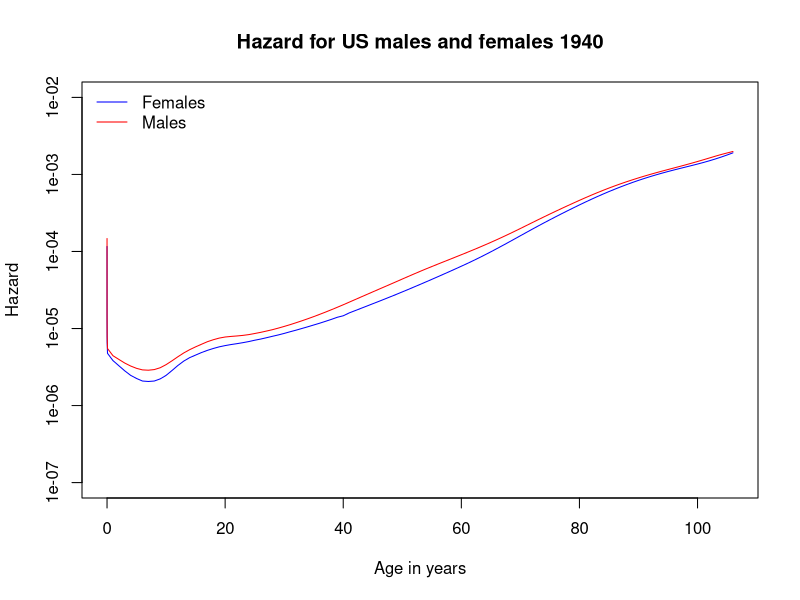
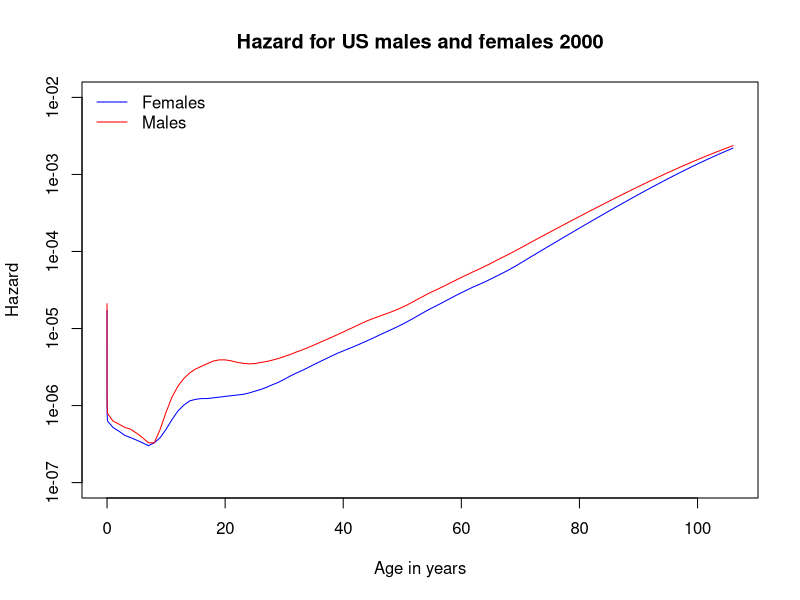
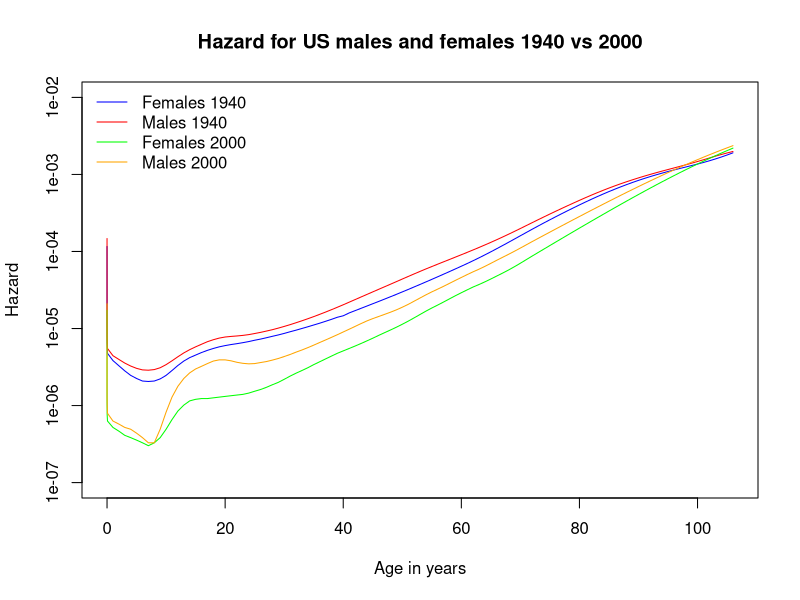
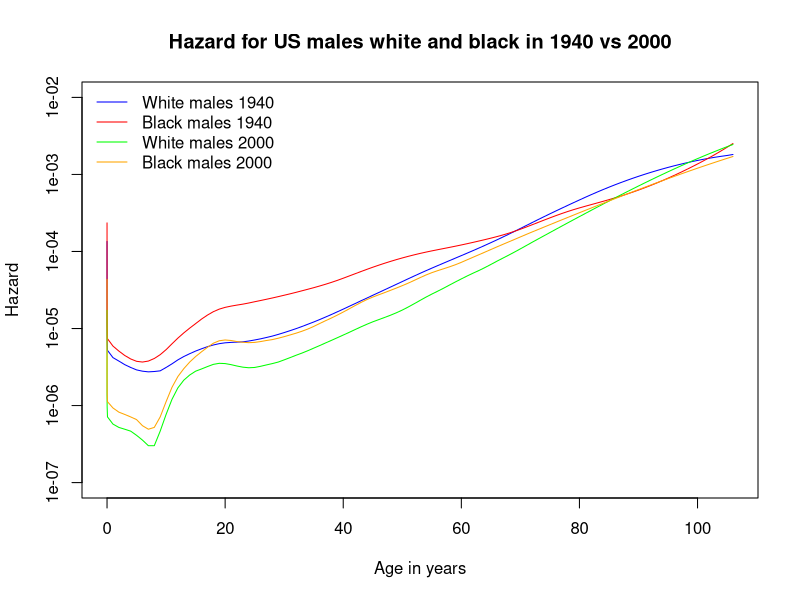
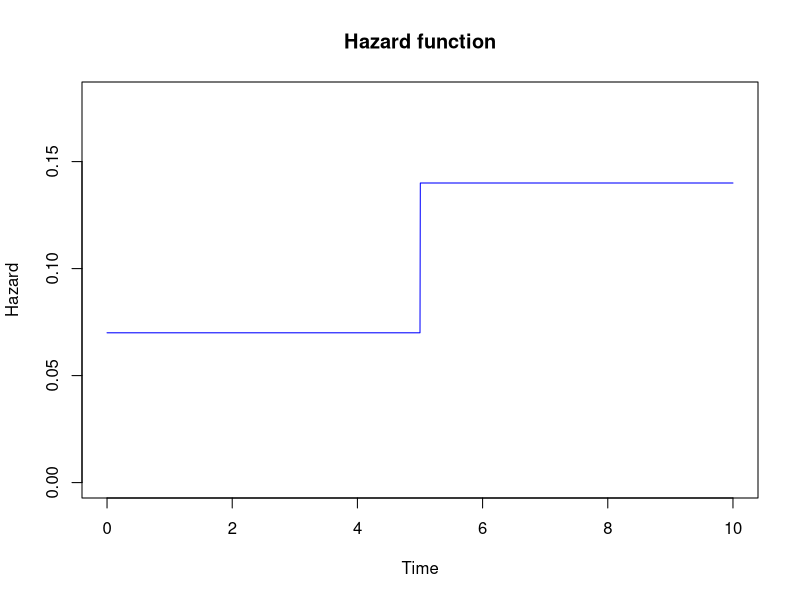
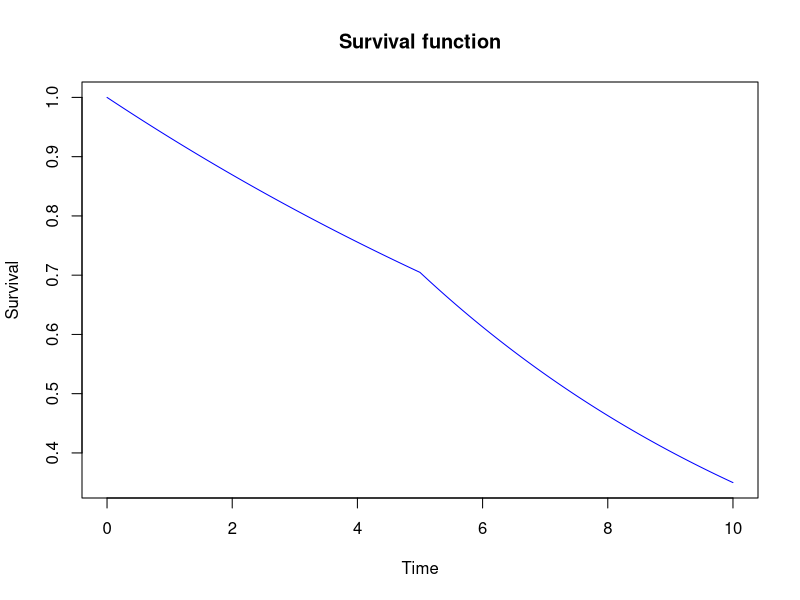

Write R code to recreate these figures, in order.
## ---- chunk 1
knitr::opts_chunk$set(echo = TRUE)
## ---- chunk 2
library(survival)
head(survexp.us)
str(survexp.us)
## ---- chunk 3
DAYS_BY_YEAR <- 365.25
#attach(survexp.us)
hazMale <- survexp.us[,"male","2004"]
hazFemale <- survexp.us[,"female","2004"]
tm <- c(0,
        1/DAYS_BY_YEAR,
        7/DAYS_BY_YEAR,
        28/DAYS_BY_YEAR,
        1:(dim(hazMale)-4))
tm
length(tm)
dim(hazMale)
dim(hazFemale)
## ---- chunk 4
hazMale_1940 <- survexp.us[,"male","1940"]
hazFemale_1940 <- survexp.us[,"female","1940"]
tm_1940 <- c(0,
             1/DAYS_BY_YEAR,
             7/DAYS_BY_YEAR,
             28/DAYS_BY_YEAR,
             1:(dim(hazMale_1940)-4))

plot(x = tm, log = "y", y = hazFemale_1940, type = "l", col="blue", lwd=1, 
     ylab ="Hazard", xlab = "Age in years", 
     main ="Hazard for US males and females 1940", ylim=c(1e-07,1e-02))
lines(x = tm, y = hazMale_1940, type = "l", col="red",lwd=1)
legend("topleft",col=c("blue","red"),legend =c("Females","Males"), lwd=1, bty = "n")
## ---- chunk 5
hazMale_2000 <- survexp.us[,"male","2000"]
hazFemale_2000 <- survexp.us[,"female","2000"]
tm_2000 <- c(0,
             1/DAYS_BY_YEAR,
             7/DAYS_BY_YEAR,
             28/DAYS_BY_YEAR,
             1:(dim(hazMale_2000)-4))

plot(x = tm, log = "y", y = hazFemale_2000, type = "l", col="blue", lwd=1, 
     ylab ="Hazard", xlab = "Age in years", 
     main ="Hazard for US males and females 2000", ylim=c(1e-07,1e-02))
lines(x = tm,  y = hazMale_2000, type = "l", col="red",lwd=1)
legend("topleft",col=c("blue","red"),legend =c("Females","Males"), lwd=1, bty = "n")
## ---- chunk 6
plot(x = tm, log = "y", y = hazFemale_1940, type = "l", col="blue", lwd=1, 
     ylab ="Hazard", xlab = "Age in years", 
     main ="Hazard for US males and females 1940 vs 2000", ylim=c(1e-07,1e-02))
lines(x = tm,  y = hazMale_1940, type = "l", col="red",lwd=1)
lines(x = tm,  y = hazFemale_2000, type = "l", col="green",lwd=1)
lines(x = tm,  y = hazMale_2000, type = "l", col="orange",lwd=1)
legend("topleft",col=c("blue","red","green","orange"),
       legend =c("Females 1940","Males 1940","Females 2000","Males 2000"), lwd=1, bty = "n")
## ---- chunk 7
tm_1940.diff <- diff(tm_1940)
LEN <- length(tm_1940.diff)
survMale_1940 <- exp(-cumsum(hazMale_1940[1:LEN]*tm_1940.diff)*DAYS_BY_YEAR)
survFemale_1940 <- exp(-cumsum(hazFemale_1940[1:LEN]*tm_1940.diff)*DAYS_BY_YEAR)
sum(survMale_1940*tm_1940.diff)
sum(survFemale_1940*tm_1940.diff)

tm_2000.diff <- diff(tm_2000)
LEN <- length(tm_2000.diff)
survMale_2000 <- exp(-cumsum(hazMale_2000[1:LEN]*tm_2000.diff)*DAYS_BY_YEAR)
survFemale_2000 <- exp(-cumsum(hazFemale_2000[1:LEN]*tm_2000.diff)*DAYS_BY_YEAR)
sum(survMale_2000*tm_2000.diff)
sum(survFemale_2000*tm_2000.diff)


report <- data.frame(
  year = c("1940"," 2000"),
  male = c(sum(survMale_1940*tm_1940.diff),
           sum(survMale_2000*tm_2000.diff)),
  female = c(sum(survFemale_1940*tm_1940.diff),
             sum(survFemale_2000*tm_2000.diff))
)

report
## ---- chunk 8
head(survexp.usr)
str(survexp.usr)
hazMaleWhite_1940 <- survexp.usr[,"male","white","1940"]
hazMaleWBlack_1940 <- survexp.usr[,"male","black","1940"]
hazMaleWhite_2000 <- survexp.usr[,"male","white","2000"]
hazMaleWBlack_2000 <- survexp.usr[,"male","black","2000"]

tm <- c(0,
        1/DAYS_BY_YEAR,
        7/DAYS_BY_YEAR,
        28/DAYS_BY_YEAR,
        1:(dim(hazMaleWBlack_2000)-4))  # Cualquier registro de los 4 se utiliza


plot(x = tm, log = "y", y = hazMaleWhite_1940, type = "l", col="blue", lwd=1, 
     ylab ="Hazard", xlab = "Age in years", 
     main ="Hazard for US males white and black in 1940 vs 2000", ylim=c(1e-07,1e-02))
lines(x = tm,  y = hazMaleWBlack_1940, type = "l", col="red",lwd=1)
lines(x = tm,  y = hazMaleWhite_2000, type = "l", col="green",lwd=1)
lines(x = tm,  y = hazMaleWBlack_2000, type = "l", col="orange",lwd=1)
legend("topleft",col=c("blue","red","green","orange"),
       legend =c("White males 1940","Black males 1940","White males 2000","Black males 2000"), lwd=1, bty = "n")
## ---- chunk 9
survival.data <- data.frame(patient = c(1,2,3,4,5),
                            survtime = c(5,5,4,3,1),
                            status = c(0,0,1,1,1))

d <- sum(survival.data$status)
V <- sum(survival.data$survtime)

lambda_estimado <- d/V
lambda_estimado

var_lambda_estimado <- d/V^2
var_lambda_estimado
## ---- chunk 10
ALPHA_EXP <- 1 # Distribucion Exponencial para la distribucion Weibull con ALPHA = 1
LAMBDA_1 <- 0.07 
LAMBDA_2 <- 0.14

weibHaz <- function(x, shape, scale) dweibull(x, shape = shape, scale = scale) / pweibull(x, shape = shape, scale = scale, lower.tail = F)

weibHazCompuesta <- function(x) {
  if( (x >= 0) && (x <= 5)  )
    weibHaz(x,shape=ALPHA_EXP, scale = 1/LAMBDA_1)
  else if ((x > 5) && (x <= 10) )
    weibHaz(x,shape=ALPHA_EXP, scale = 1/LAMBDA_2)
}

x1 <- seq(0, 10, by = 0.005)
y1 <- numeric(length = length(x1))

index <- 1
for(item in x1){
  y1[index] <- weibHazCompuesta(item)
  index <- index  + 1
}

plot(x1, y1, type = "l", col="blue",lwd=1, ylim=c(0,0.18), ylab ="Hazard", xlab = "Time", main ="Hazard function")
## ---- chunk 11
survCompuesta <- function(t) {
  if( (t >= 0) && (t <= 5)  )
    exp(-0.07*t)
  else if ((t > 5) && (t <= 10) )
    exp(-0.35-0.14*(t-5))
}  


x2 <- seq(0, 10, by = 0.005)
y2 <- numeric(length = length(x2))

index <- 1
for(item in x2){
  y2[index] <- survCompuesta(item)
  index <- index  + 1
}


plot(x2, y2, type = "l", col="blue",lwd=1, ylab ="Survival", xlab = "Time", main ="Survival function")
## ---- chunk 12
t_mediana <-  (0.6931472-0.35)/0.14 + 5 
t_mediana
